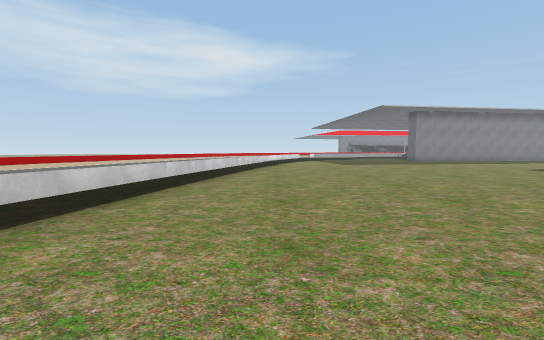
View 1 (above)

23 first-person views from a walk through a scene from a Unity 3-D project. The camera is 1.3 m above the floor, tilts 4° down and sees 90° across. The floor is counted in squares, 2 m on a side. Each view is taken from the middle of a square. On the plan, view 1 faces up. The plan holds only what a view shows up to about 9 squares ahead; the rest is blank. The place goes on beyond the plan.

View 2
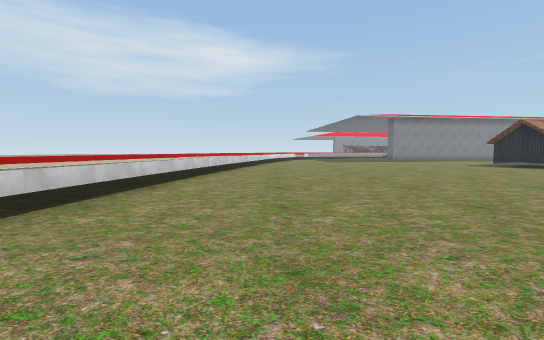

View 3
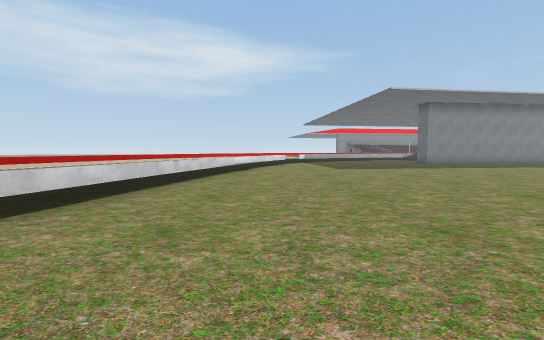

View 4
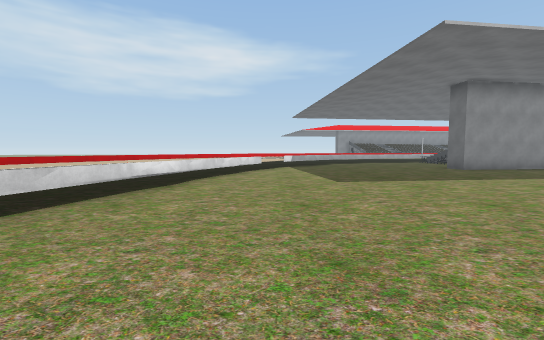

View 5
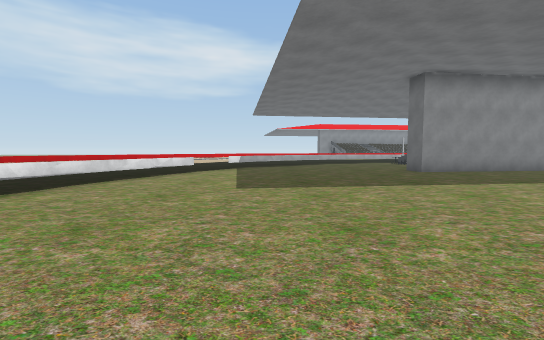

View 6
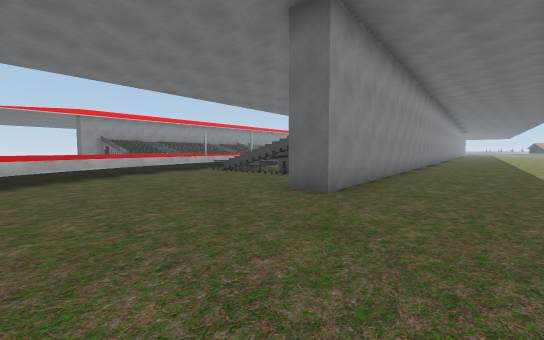

View 7
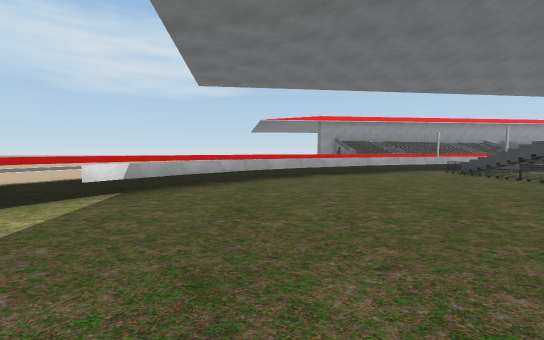

View 8
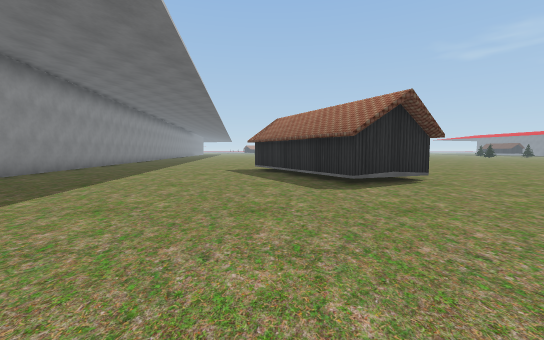

View 9
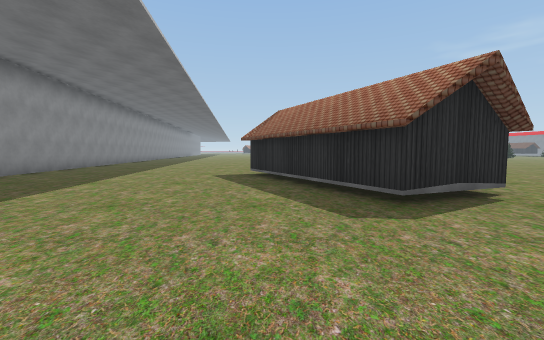

View 10
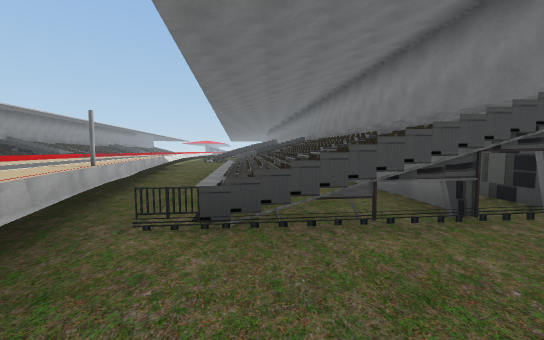

View 11
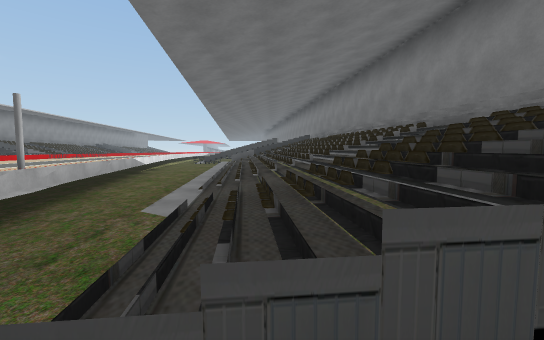

View 12
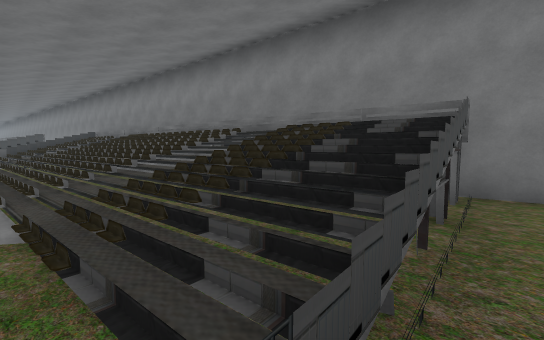

View 13
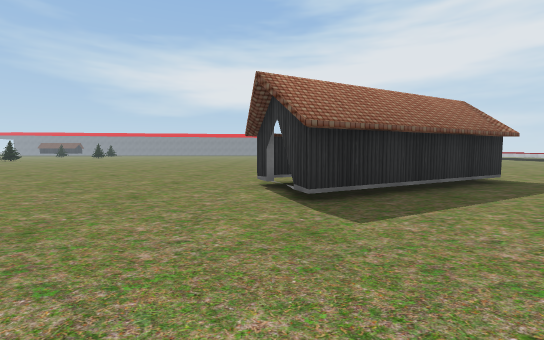

View 14
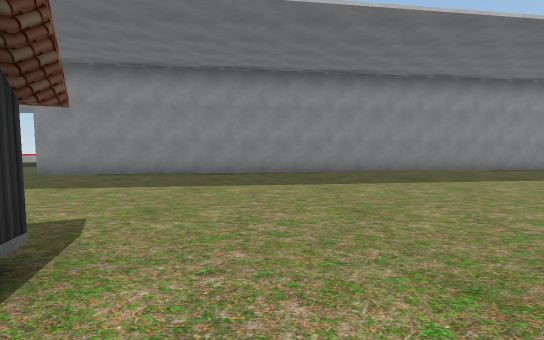

View 15
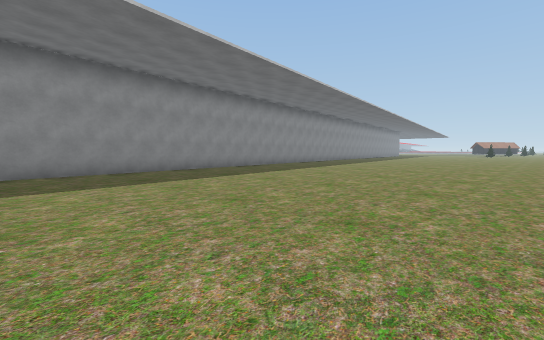

View 16
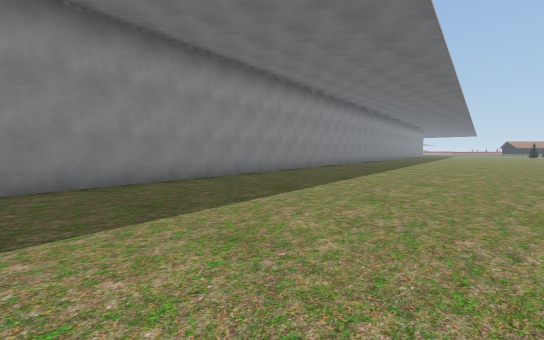

View 17
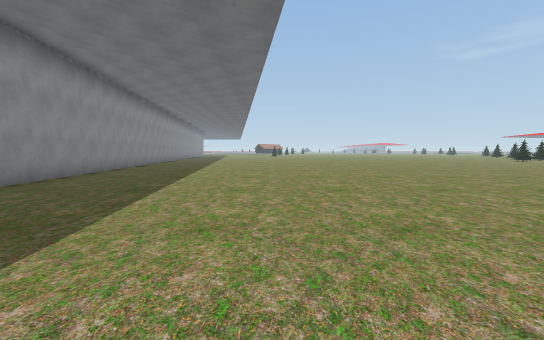

View 18
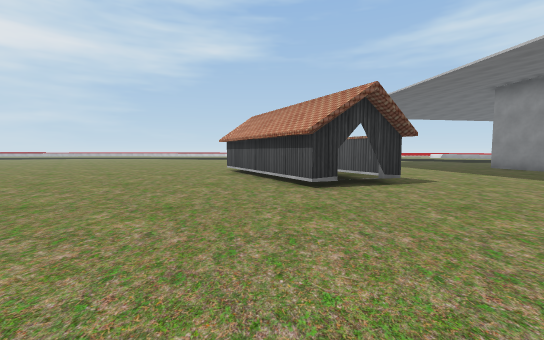

View 19
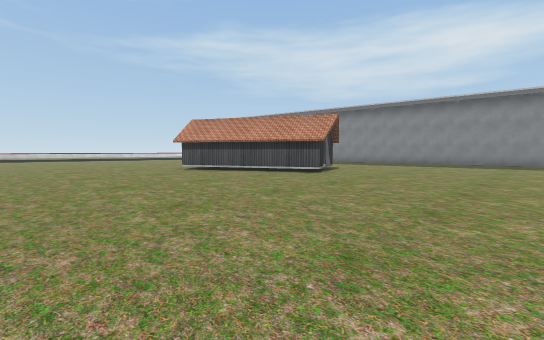

View 20
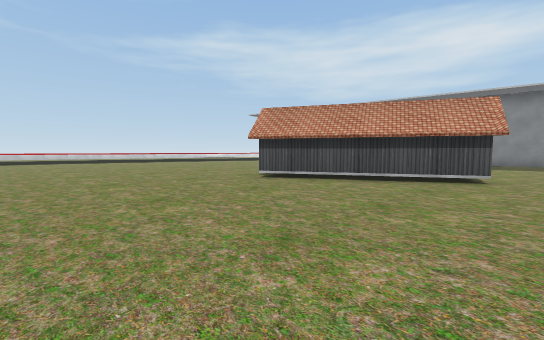

View 21
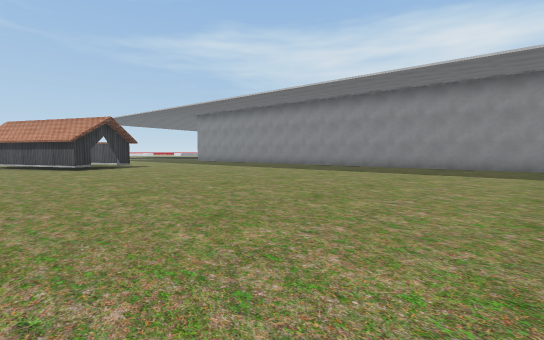

View 22
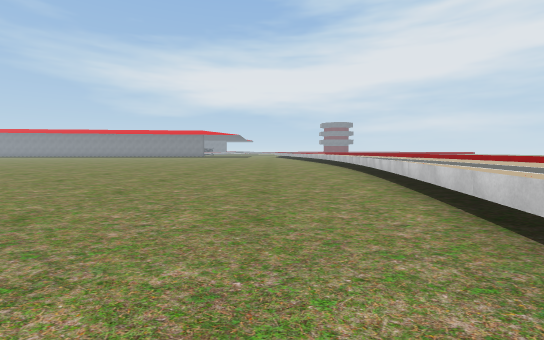

View 23
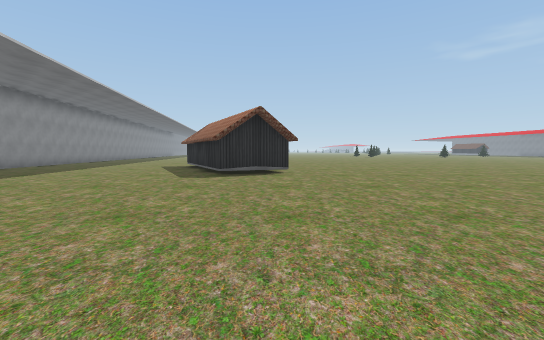

### Floor plan
Key: @ floor where view 1 was taken; # wall or solid block; x gap in a wall; . main floor; : floor 0.25 m higher than the main floor; + floor 0.5 m higher than the main floor; * floor 0.75 m higher than the main floor; % floor 1 m higher than the main floor; & floor 1.25 m higher than the main floor; = window, fence, low wall or low ledge.
Columns run from 5 left of view 1 to 25 right of it. Each row starts with its distance up from view 1.
 25                      ####
 24           ++++  ++####...
 23     ##   +++++==##.======
 22    ##+  ++++==..===:::++++*
 21    #++ +++#=....#++***%%&#&
 20     +++++==.....x&&&&  ####
 19      +++=.......######### # ###
 18       +#=.......#############..
 17     +++=......#######..........
 16 #   ++=........................
 15 #+++++=........................
 14 #+++++=........................
 13  ++++=.........................
 12  + ++=.........................
 11  + ++=.........................
 10  + +=............###...........
  9  + +=..........#####...........
  8  +++=..........####............
  7  +++=..........##..............
  6  ++=...........................
  5  ++=........................ ..
  4   +=.....................
  3  ++=.....................
  2  ++=.....................
  1  +=........  .....
  0  +=..@......  ...
 -1  +=..........  ..
 -2  +=...........
 -3   =...........

Positions as (right, up) in squares from view 1, and headings:
1: (0, 0), facing up
2: (0, -3), facing up
3: (1, 3), facing up
4: (2, 7), facing up
5: (4, 8), facing up
6: (5, 14), facing up-right
7: (5, 14), facing up
8: (4, 10), facing right
9: (6, 10), facing right
10: (8, 21), facing right
11: (10, 21), facing right
12: (10, 22), facing down-right
13: (14, 14), facing down
14: (15, 9), facing up
15: (16, 9), facing up-right
16: (17, 12), facing up-right
17: (16, 13), facing right
18: (19, 8), facing left
19: (19, 2), facing up-left
20: (15, 2), facing up-left
21: (25, 7), facing up-left
22: (0, 6), facing down
23: (2, 7), facing right
